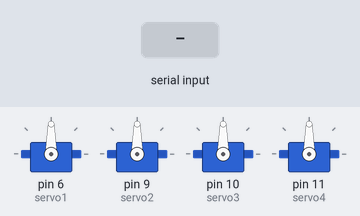
Bench run of a sketch on a simulated Arduino Uno, built with avr-gcc and run on an emulated ATmega328P. Parts: 4 × servo. The test bench sets the inputs (shaded band).

Above: at 1.2 s.
1.3 s: "X" received over Serial
At 1.78 s:
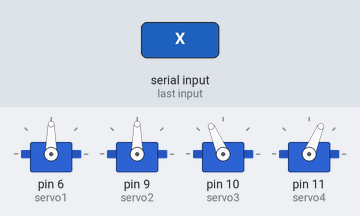
At 2.8 s:
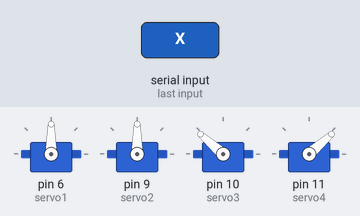
3.8 s: "V" received over Serial
At 6.2 s:
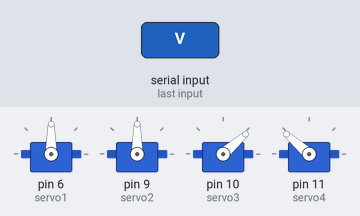
Timing chart, 0 to 7.7 s (numbered marks = the images above; inputs shaded):
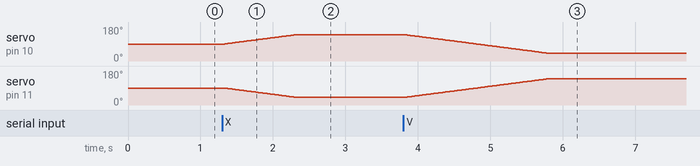

The sketch:

Manual_Bot.ino
```cpp
#include<SoftwareSerial.h>
#include<Servo.h>

int pos1=0, pos2=0, pos3=0, pos4=0;
char command='\0';
Servo servo1, servo2, servo3, servo4;

//////////Motor Driver////////////


void setup(){

  servo1.attach(6);
  servo2.attach(9);
  servo3.attach(10);
  servo4.attach(11);
  Serial.begin(9600);
}

void loop(){

  //Serial.println(pos);
  //Serial.println("\n");
  //command = Serial.read();
  //Serial.println(command);

  if(Serial.available()>0){
      command=Serial.read();
      //Serial.println(command);
      //Serial.println(pos);
      delay(15);
      pos1 = servo1.read();
      pos2 = servo2.read();
      pos3 = servo3.read();
      pos4 = servo4.read();
      if((command == 'F') && (pos2 < 120)) servo2.write(++pos2);

      else if((command == 'B') && (pos2 > 40)) servo2.write(--pos2);

      else if(command == 'L' && (pos1 > 20)) servo1.write(--pos1);

      else if(command == 'R' && (pos1 < 160)) servo1.write(++pos1);


      else if(command == 'X')
      {
        for(pos3, pos4; (pos3<140) && (command != 'x') && (pos4 >20); ++pos3, --pos4)
          {
            command=Serial.read();
            servo3.write(pos3);
            servo4.write(pos4);
            delay(20);
          }

      }
      else if(command == 'V')
      {
        for(pos3, pos4; (pos4<140) && (command != 'v') && (pos3 > 20); --pos3, ++pos4)
          {
            command=Serial.read();
            servo3.write(pos3);
            servo4.write(pos4);
             delay(20);
          }

      }


  }

}
```

Measured:
- after the input at 1.3 s, servo on pin 10 (servo3): moves from 90° to 139° over 0.97 s, starting at once; servo on pin 11 (servo4): moves from 90° to 41° over 0.97 s, starting at once
- after the input at 3.8 s, servo on pin 10 (servo3): moves from 139° to 41° over 2.0 s, starting at once; servo on pin 11 (servo4): moves from 41° to 139° over 2.0 s, starting at once
